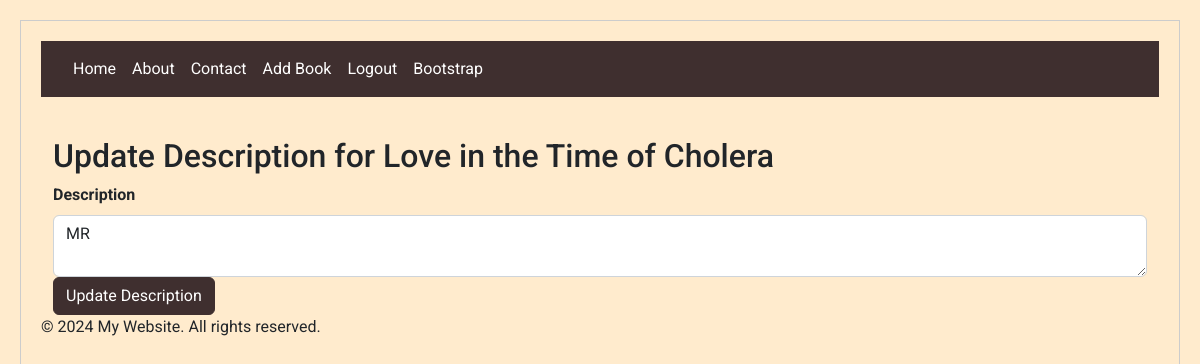
Before: /book/51/update_description (signed in) with the older database file.
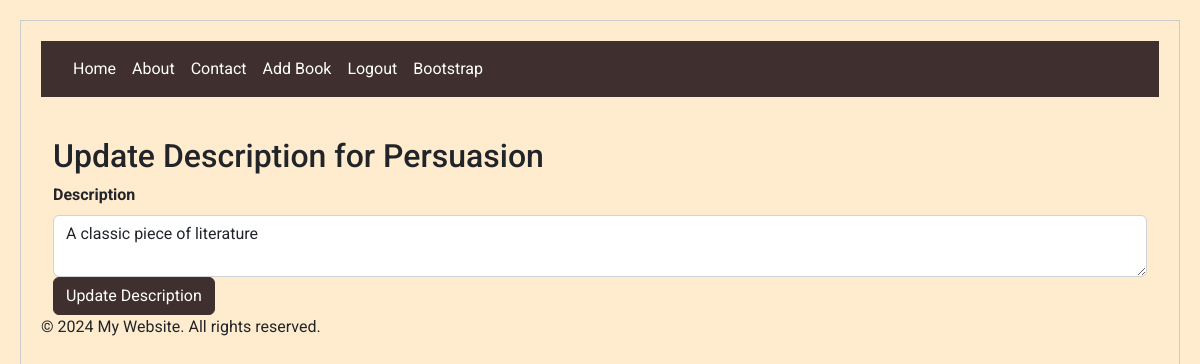
After: the same page with the newer database file.
### models.py (models this page shows)
class Book(db.Model):
    __tablename__ = 'books'
    book_id = db.Column(db.Integer, primary_key=True)
    title = db.Column(db.String(255), nullable=False)
    author = db.Column(db.String(255), nullable=False)
    published_date = db.Column(db.Date)
    isbn = db.Column(db.String(13), unique=True)
    summary = db.Column(db.Text)
    cover_image_url = db.Column(db.String(255))
    created_at = db.Column(db.DateTime, default=datetime.utcnow)
    reviews = db.relationship('Review', backref='book', lazy=True, cascade="all, delete-orphan")
    categories = db.relationship('BookCategory', backref='book', lazy=True, cascade='all, delete-orphan')

### app.py (the view)
    @app.route('/book/<int:book_id>/update_description', methods=['GET', 'POST'])
    @login_required
    def update_book_description(book_id):
        book = Book.query.get_or_404(book_id)
        form = UpdateBookDescriptionForm()
        if form.validate_on_submit():
            book.summary = form.description.data
            db.session.commit()
            flash('Book description updated successfully!', 'success')
            return redirect(url_for('book_detail', book_id=book_id))
        if request.method == 'GET':
            form.description.data = book.summary
        return render_template('update_book_description.html', form=form, book=book)

### forms.py
class UpdateBookDescriptionForm(FlaskForm):
    description = TextAreaField('Description', validators=[DataRequired()])
    submit = SubmitField('Update Description')

### templates/update_book_description.html (shortened to what this page needs)
{% extends "base.html" %}
{% block content %}
<div class="container">
    <h2>Update Description for {{ book.title }}</h2>
    <form method="POST" action="{{ url_for('update_book_description', book_id=book.book_id) }}">
        <div class="form-group">
            {{ form.description.label(class="form-label") }}
            {{ form.description(class_='form-control') }}
        </div>
        <div class="form-group">
            {{ form.submit(class_='btn btn-primary') }}
        </div>
    </form>
</div>
{% endblock %}

### templates/base.html (shortened to what this page needs)
<!DOCTYPE html>
<html>
<head>
    <link rel="stylesheet" href="{{ url_for('static', filename='css/bootstrap_styles.css') }}">
    <link rel="stylesheet" href="{{ url_for('static', filename='css/style.css') }}">
</head>
<body>
    <nav class="navbar navbar-expand-lg navbar-light bg-light">
        <ul class="navbar-nav me-auto mb-2 mb-lg-0 ms-lg-4">
            <li class="nav-item"><a class="nav-link" href="{{ url_for('home') }}">Home</a></li>
            <li class="nav-item"><a class="nav-link" href="{{ url_for('about') }}">About</a></li>
            <li class="nav-item"><a class="nav-link" href="{{ url_for('contact') }}">Contact</a></li>
            {% if current_user.is_authenticated %}
                <li class="nav-item"><a class="nav-link" href="{{ url_for('add_book') }}">Add Book</a></li>
                <li class="nav-item"><a class="nav-link" href="{{ url_for('logout') }}">Logout</a></li>
            {% else %}
                <li class="nav-item"><a class="nav-link" href="{{ url_for('login') }}">Login</a></li>
                <li class="nav-item"><a class="nav-link" href="{{ url_for('register') }}">Register</a></li>
            {% endif %}
            <li class="nav-item"><a class="nav-link" href="{{ url_for('bootstrap') }}">Bootstrap</a></li>
        </ul>
    </nav>
    <main>
        {% block content %}{% endblock %}
    </main>
    <footer>
        <p>&copy; {{ current_year }} My Website. All rights reserved.</p>
    </footer>
</body>
</html>

### static/css/style.css (style rules this page uses)
body { margin: 20px; padding: 20px; border: 1px solid #ccc; box-sizing: border-box; background-color: blanchedalmond; font-family: 'Roboto', sans-serif; }
.btn-primary { background-color: #007bff; border-color: #007bff; }
.navbar { background-color: #3F2F2F !important; }
.nav-link { color: white !important; }
.btn { background-color: #3F2F2F; border-color: #3F2F2F; color: white; }
.form-label { font-weight: bold; }
.form-control { margin-bottom: 0px !important; }

Changed rows visible on the page:
changed Book: title "Love in the Time of Cholera" → "Persuasion"
Other visible differences:
form field description: "MR" → "A classic piece of literature"
